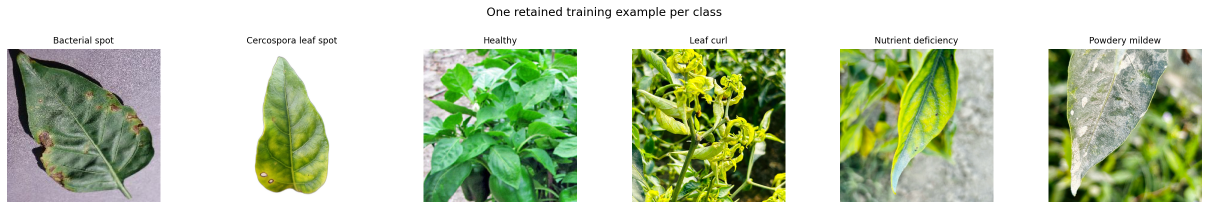
#> input picture website/trained_run/training_class_examples.png, 2416 x 418 px (shown at 1/2 size); its folder holds only this picture in this run
$ python -i dsp_walkthrough.py   (imports and definitions only)   (older library calls are emulated)
#> lines starting #> are read from the running program, lines starting #| are printed output that depends on the picture; after the words box and inside, x2 and y2 are one past the last pixel; in counts of white or black regions, pixels touching at a corner belong together
### pepper_model.py
"""Shared RGB/HSV features, grouped evaluation, and seven classical classifiers."""
import argparse
import hashlib
import json
import platform
from pathlib import Path

import cv2
import joblib
import mahotas
import numpy as np
import pandas as pd
import sklearn
from PIL import Image, ImageOps
from sklearn.ensemble import RandomForestClassifier
from sklearn.discriminant_analysis import LinearDiscriminantAnalysis
from sklearn.linear_model import LogisticRegression
from sklearn.metrics import accuracy_score, balanced_accuracy_score, classification_report, confusion_matrix
from sklearn.model_selection import StratifiedGroupKFold
from sklearn.naive_bayes import GaussianNB
from sklearn.neighbors import KNeighborsClassifier
from sklearn.pipeline import make_pipeline
from sklearn.preprocessing import StandardScaler
from sklearn.svm import SVC
from sklearn.tree import DecisionTreeClassifier

VERSION = 'rgb-hsv-masked-532-v1'
SIZE = 256
LABELS = ['bacterial_spot', 'healthy']
MULTICLASS_LABELS = ['bacterial_spot', 'cercospora_leaf_spot', 'healthy', 'leaf_curl',
                     'nutrient_deficiency', 'powdery_mildew']
MODEL_NAMES = ['Logistic Regression', 'Linear Discriminant Analysis', 'K-Nearest Neighbors',
               'Decision Tree', 'Random Forest', 'Gaussian Naive Bayes', 'Support Vector Machine']
DISPLAY_LABELS = {'bacterial_spot': 'Bacterial spot', 'healthy': 'Healthy',
                  'cercospora_leaf_spot': 'Cercospora leaf spot', 'leaf_curl': 'Leaf curl',
                  'nutrient_deficiency': 'Nutrient deficiency', 'powdery_mildew': 'Powdery mildew'}

def display_label(label):
    return DISPLAY_LABELS.get(str(label), str(label).replace('_', ' ').title())

# [6 lines left out: function condition_type, not called in this run]

def read_rgb(path):
    with Image.open(path) as im:
        return np.asarray(ImageOps.exif_transpose(im).convert('RGB'))

def preprocess(rgb):
    rgb = np.asarray(rgb)
    if rgb.ndim != 3 or rgb.shape[2] != 3 or rgb.dtype != np.uint8:
        raise ValueError('Expected an RGB uint8 image with three channels.')
    rgb = cv2.resize(rgb, (SIZE, SIZE), interpolation=cv2.INTER_AREA)
    smooth = cv2.GaussianBlur(rgb, (3, 3), 0.7)
    hsv = cv2.cvtColor(smooth, cv2.COLOR_RGB2HSV)
#> hsv: shape (256, 256, 3); mean H, S, V 30.9, 54.3, 204.5
    # Colour-based candidate leaf region. This is not a lesion annotation.
    green = cv2.inRange(hsv, (25, 35, 20), (100, 255, 255))
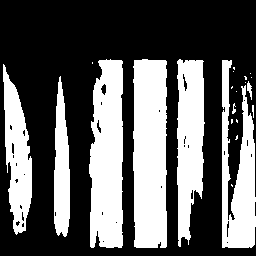
#> green: shape (256, 256); 37.2% white; 22 white regions (13 under 20 px), largest, box (x1, y1, x2, y2) and area: (133, 59, 167, 248) 6098, (89, 59, 123, 248) 5517, (177, 59, 205, 247) 3976
    brown = cv2.inRange(hsv, (5, 35, 15), (30, 255, 255))
#> brown: shape (256, 256); 1% white in thin lines or dots, all inside (x1, y1, x2, y2) = (3, 61, 254, 248)
    union = cv2.bitwise_or(green, brown)
#> union: shape (256, 256); 37.6% white; 22 white regions (12 under 20 px), largest, box (x1, y1, x2, y2) and area: (133, 59, 167, 248) 6110, (89, 59, 123, 248) 5517, (177, 59, 205, 247) 3976
    union = cv2.morphologyEx(union, cv2.MORPH_CLOSE, np.ones((5, 5), np.uint8))
#> union: shape (256, 256); 38.9% white; 8 white regions (2 under 20 px)
    contours, _ = cv2.findContours(union, cv2.RETR_EXTERNAL, cv2.CHAIN_APPROX_SIMPLE)
#> contours = 8 contours, 2 with area under 20; largest, box (x1, y1, x2, y2) and area: (133, 59, 167, 248) 5910, (89, 59, 123, 248) 5442, (222, 60, 256, 248) 4240, (177, 59, 205, 247) 3850, (3, 63, 32, 235) 2970, (54, 76, 70, 237) 1755
    mask = np.zeros(union.shape, np.uint8)
    if contours:
        # Filling the contour preserves dark / pale lesions inside the leaf.
        cv2.drawContours(mask, [max(contours, key=cv2.contourArea)], -1, 255, cv2.FILLED)
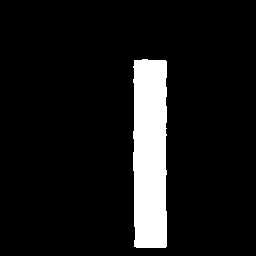
#> mask: shape (256, 256); 9.4% white; 1 white region, box (x1, y1, x2, y2) and area: (133, 59, 167, 248) 6128
    coverage = float(np.count_nonzero(mask) / mask.size)
#> coverage = 0.0935
    if coverage < 0.01:
        raise ValueError('Too little usable leaf colour. Try a clear, close photo of one leaf.')
    return rgb, smooth, hsv, mask, coverage

# [438 lines left out: functions extract_features, make_manifest, assign_splits, cached_features, training_views, wilson and 5 more, not called in this run]

# [12 lines that do not run on import are left out]

### dsp_walkthrough.py
"""Coursework plots of the shared feature pipeline; FFT/Sobel are diagnostics only."""
import cv2
import matplotlib.pyplot as plt
import numpy as np
import pandas as pd
from pepper_model import preprocess, extract_features


def plot_processing_stages(image):
    """Show channel order, colour coordinates, nonlinear masks and segmentation."""
    rgb, smooth, hsv, mask, coverage = preprocess(image)
#> coverage = 0.0935
    bgr = cv2.cvtColor(rgb, cv2.COLOR_RGB2BGR)
    restored = cv2.cvtColor(bgr, cv2.COLOR_BGR2RGB)
    np.testing.assert_array_equal(restored, rgb)
    green = cv2.inRange(hsv, (25, 35, 20), (100, 255, 255))
    brown = cv2.inRange(hsv, (5, 35, 15), (30, 255, 255))
    union = cv2.bitwise_or(green, brown)
    closed = cv2.morphologyEx(union, cv2.MORPH_CLOSE, np.ones((5, 5), np.uint8))
    segmented = rgb.copy()
    segmented[mask == 0] = 0
    gray = cv2.cvtColor(smooth, cv2.COLOR_RGB2GRAY)
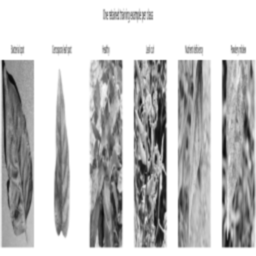
#> gray: shape (256, 256); min 10, max 255, mean 196.4
    gx = cv2.Sobel(gray, cv2.CV_32F, 1, 0, ksize=3)
    gy = cv2.Sobel(gray, cv2.CV_32F, 0, 1, ksize=3)
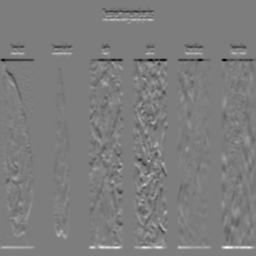
#> gy: shape (256, 256) float32; min -697, max 720, mean 0; drawn with min black and max white
    edge_magnitude = np.hypot(gx, gy)
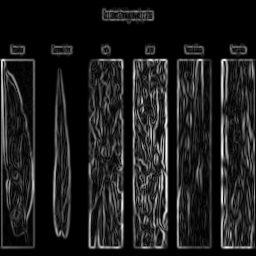
#> edge_magnitude: shape (256, 256) float32; min 0, max 766.2, mean 89.8; drawn with min black and max white
    log_spectrum = np.log1p(np.abs(np.fft.fftshift(np.fft.fft2(gray))))
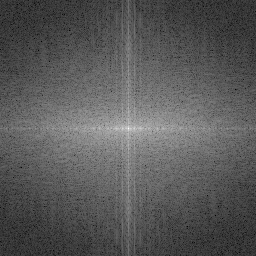
#> log_spectrum: shape (256, 256) float64; min 0.678, max 16.37, mean 6.18; drawn with min black and max white
    stages = [
        (rgb, '1. Resampled RGB: 256 x 256', None, None),
        (bgr, '2. BGR incorrectly shown as RGB\n(channel-order demonstration)', None, None),
        (restored, '3. Correct BGR -> RGB display', None, None),
        (smooth, '4. Gaussian smoothing\n3 x 3, sigma = 0.7 pixels', None, None),
        (hsv[:, :, 0], '5. Hue H: OpenCV range 0-179', 'hsv', (0, 179)),
        (hsv[:, :, 1], '6. Saturation S: 0-255', 'gray', (0, 255)),
        (hsv[:, :, 2], '7. Value V: 0-255', 'gray', (0, 255)),
        (gray, '8. Grayscale for texture', 'gray', (0, 255)),
        (green, '9. Green threshold mask', 'gray', (0, 255)),
        (brown, '10. Brown threshold mask', 'gray', (0, 255)),
        (union, '11. Mask union: bitwise OR', 'gray', (0, 255)),
        (closed, '12. Morphological closing', 'gray', (0, 255)),
        (mask, '13. Filled largest contour', 'gray', (0, 255)),
        (segmented, '14. Selected leaf pixels', None, None),
        (edge_magnitude, '15. Sobel edge magnitude\n(diagnostic only)', 'magma', None),
        (log_spectrum, '16. Log magnitude of 2-D DFT\n(diagnostic only)', 'magma', None),
    ]
    fig, axes = plt.subplots(4, 4, figsize=(15, 15))
    for axis, (pixels, title, colour_map, limits) in zip(axes.flat, stages):
        options = {'cmap': colour_map} if colour_map else {}
        if limits:
            options.update(vmin=limits[0], vmax=limits[1])
        axis.imshow(pixels, **options)
        axis.set_title(title, fontsize=10)
        axis.axis('off')
#> this loop made 16 passes
#> (title, colour_map, limits) on passes 5 to 13: ('5. Hue H: OpenCV range 0-179', 'hsv', (0, 179)), ('6. Saturation S: 0-255', 'gray', (0, 255)), ('7. Value V: 0-255', 'gray', (0, 255)), ('8. Grayscale for texture', 'gray', (0, 255)), ('9. Green threshold mask', 'gray', (0, 255)), ('10. Brown threshold mask', 'gray', (0, 255)), ('11. Mask union: bitwise OR', 'gray', (0, 255)), ('12. Morphological closing', 'gray', (0, 255)), ('13. Filled largest contour', 'gray', (0, 255))
#> (title, colour_map, limits) on passes 1, 3, 14: ('1. Resampled RGB: 256 x 256', None, None), ('3. Correct BGR -> RGB display', None, None), ('14. Selected leaf pixels', None, None)
    fig.suptitle(f'Actual leaf-processing pipeline; candidate mask coverage {coverage:.1%}', fontsize=15)
    fig.tight_layout(rect=(0, 0, 1, .97))
    arrays = {'rgb': rgb, 'bgr': bgr, 'smooth': smooth, 'hsv': hsv, 'mask': mask,
              'green': green, 'brown': brown, 'closed': closed, 'segmented': segmented,
              'edge_magnitude': edge_magnitude, 'log_spectrum': log_spectrum}
    return fig, arrays


# [65 lines left out: functions plot_filter_analysis, plot_feature_summary, not called in this run]

>>> import cv2
>>> picture = cv2.cvtColor(cv2.imread('website/trained_run/training_class_examples.png'), cv2.COLOR_BGR2RGB)
>>> result = plot_processing_stages(picture)
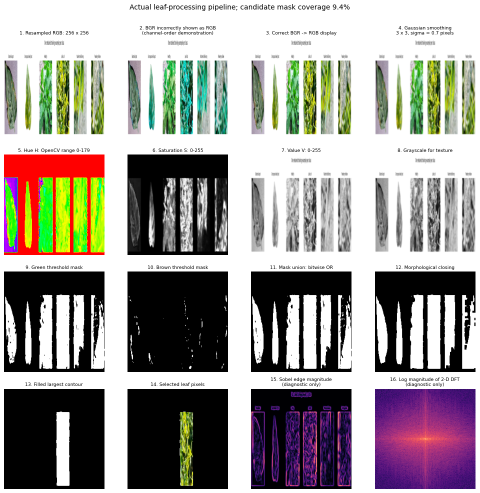
#> figure drawn by matplotlib, 16 panels; B, G, R data is drawn as R, G, B

$ run again, on website/trained_run/dsp_colour_histograms.png
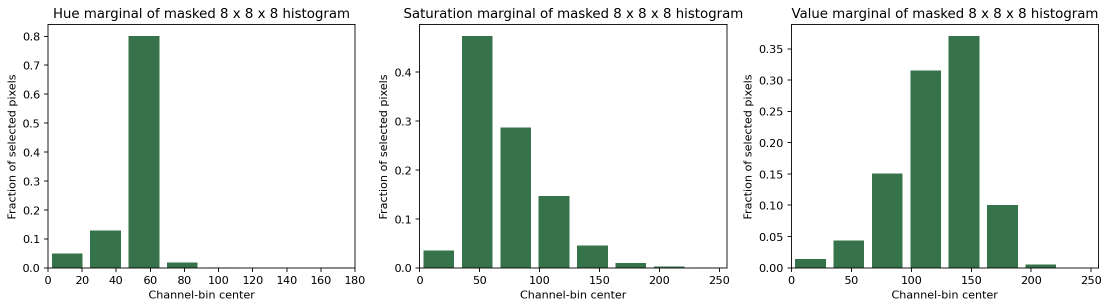
#> input picture website/trained_run/dsp_colour_histograms.png, 2219 x 616 px (shown at 1/2 size)
#> hsv: shape (256, 256, 3); mean H, S, V 12.3, 15.5, 230.6
#> in preprocess, `green = cv2.inRange(hsv, (25, 35, 20), (100, 255, 255))`:
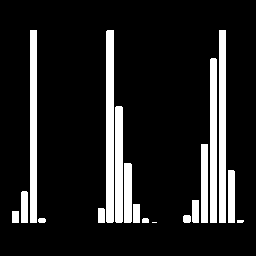
#> green: shape (256, 256); 13.1% white; 18 white regions (1 under 20 px), largest, box (x1, y1, x2, y2) and area: (106, 30, 114, 223) 1541, (30, 30, 37, 223) 1351, (219, 30, 226, 223) 1351
#> brown: shape (256, 256); every value is 0
#> union: shape (256, 256); 14.6% white; 3 white regions
#> contours = 3 contours; box (x1, y1, x2, y2) and area: (183, 30, 244, 223) 4078, (98, 30, 157, 223) 3212, (12, 30, 46, 223) 1566
#> mask: shape (256, 256); 6.6% white; 1 white region, box (x1, y1, x2, y2) and area: (183, 30, 244, 223) 4325
#> in preprocess, `coverage = float(np.count_nonzero(mask) / mask.size)`: coverage = 0.066
#> in plot_processing_stages, `log_spectrum = np.log1p(np.abs(np.fft.fftshift(np.fft.fft2(gray))))`:
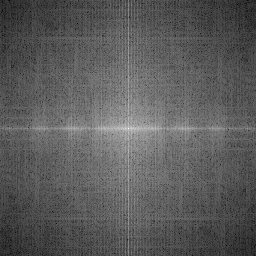
#> log_spectrum: shape (256, 256) float64; min 0.66, max 16.52, mean 6.37; drawn with min black and max white
#> the loop in plot_processing_stages, `for axis, (pixels, title, colour_map, limits) in zip(axes.flat, stages):` made 16 passes
#> (title, colour_map, limits) on passes 5 to 10: ('5. Hue H: OpenCV range 0-179', 'hsv', (0, 179)), ('6. Saturation S: 0-255', 'gray', (0, 255)), ('7. Value V: 0-255', 'gray', (0, 255)), ('8. Grayscale for texture', 'gray', (0, 255)), ('9. Green threshold mask', 'gray', (0, 255)), ('10. Brown threshold mask', 'gray', (0, 255))

$ run again, on website/trained_run/dsp_gaussian_frequency_response.png
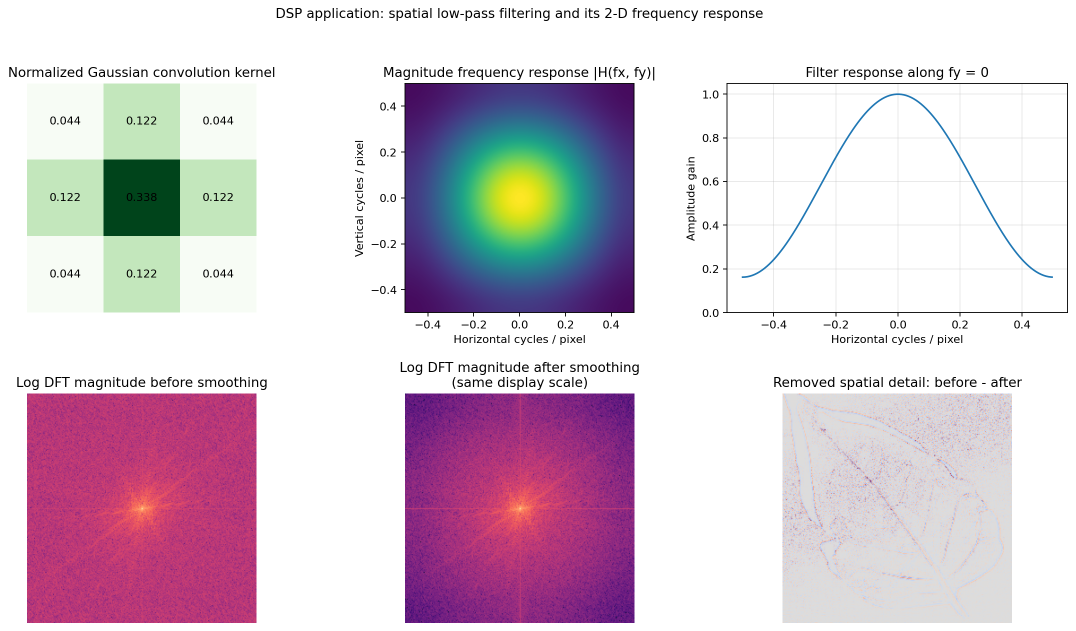
#> input picture website/trained_run/dsp_gaussian_frequency_response.png, 2151 x 1262 px (shown at 1/2 size)
#> hsv: shape (256, 256, 3); mean H, S, V 52, 45.2, 224.1
#> in preprocess, `green = cv2.inRange(hsv, (25, 35, 20), (100, 255, 255))`:
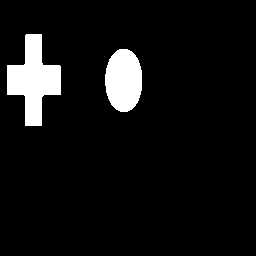
#> green: shape (256, 256); 7% white; 2 white regions, box (x1, y1, x2, y2) and area: (7, 34, 61, 126) 2679, (105, 49, 142, 112) 1877
#> brown: shape (256, 256); 0.16% white; 3 white regions (2 under 20 px), largest, box (x1, y1, x2, y2) and area: (120, 73, 128, 87) 92
#> union: shape (256, 256); 7% white; 4 white regions (2 under 20 px)
#> contours = 4 contours, 2 with area under 20; largest, box (x1, y1, x2, y2) and area: (7, 34, 61, 126) 2540, (105, 49, 142, 112) 1803
#> mask: shape (256, 256); 4.1% white; 1 white region, box (x1, y1, x2, y2) and area: (7, 34, 61, 126) 2679
#> in preprocess, `coverage = float(np.count_nonzero(mask) / mask.size)`: coverage = 0.0409
#> in plot_processing_stages, `log_spectrum = np.log1p(np.abs(np.fft.fftshift(np.fft.fft2(gray))))`:
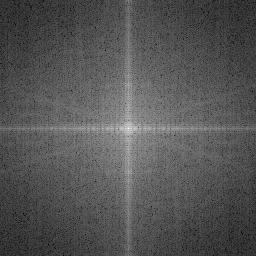
#> log_spectrum: shape (256, 256) float64; min 0.964, max 16.42, mean 6.13; drawn with min black and max white
#> the loop in plot_processing_stages, `for axis, (pixels, title, colour_map, limits) in zip(axes.flat, stages):` made 16 passes
#> (title, colour_map, limits) on passes 5 to 10: ('5. Hue H: OpenCV range 0-179', 'hsv', (0, 179)), ('6. Saturation S: 0-255', 'gray', (0, 255)), ('7. Value V: 0-255', 'gray', (0, 255)), ('8. Grayscale for texture', 'gray', (0, 255)), ('9. Green threshold mask', 'gray', (0, 255)), ('10. Brown threshold mask', 'gray', (0, 255))

$ run again, on website/trained_run/dsp_processing_stages.png
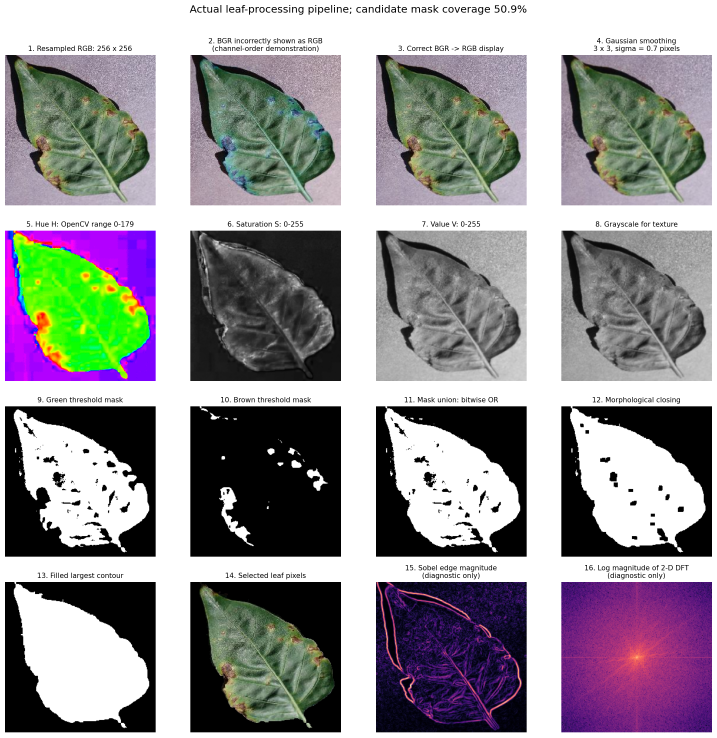
#> input picture website/trained_run/dsp_processing_stages.png, 2149 x 2212 px (shown at 1/3 size)
#> hsv: shape (256, 256, 3); mean H, S, V 38.4, 35.9, 159.5
#> green: shape (256, 256); 12.5% white; 6 white regions, box (x1, y1, x2, y2) and area: (71, 203, 120, 253) 1404, (5, 81, 54, 131) 1395, (71, 20, 119, 68) 1382, (203, 20, 252, 68) 1340, (137, 20, 186, 68) 1339, (4, 20, 53, 68) 1334
#> brown: shape (256, 256); 0.92% white in thin lines or dots, all inside (x1, y1, x2, y2) = (5, 20, 249, 251)
#> contours = 6 contours; box (x1, y1, x2, y2) and area: (71, 203, 120, 253) 1452, (5, 81, 54, 131) 1416, (137, 20, 186, 68) 1383, (4, 20, 53, 68) 1382, (71, 20, 119, 68) 1376, (203, 20, 252, 68) 1375
#> mask: shape (256, 256); 2.3% white; 1 white region, box (x1, y1, x2, y2) and area: (71, 203, 120, 253) 1526
#> in preprocess, `coverage = float(np.count_nonzero(mask) / mask.size)`: coverage = 0.0233
#> in plot_processing_stages, `log_spectrum = np.log1p(np.abs(np.fft.fftshift(np.fft.fft2(gray))))`:
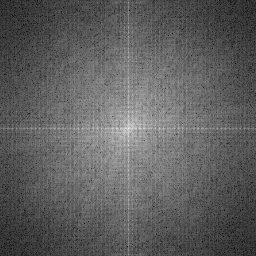
#> log_spectrum: shape (256, 256) float64; min 1.08, max 16.09, mean 6.68; drawn with min black and max white
#> the loop in plot_processing_stages, `for axis, (pixels, title, colour_map, limits) in zip(axes.flat, stages):` made 16 passes
#> (title, colour_map, limits) on passes 5 to 10: ('5. Hue H: OpenCV range 0-179', 'hsv', (0, 179)), ('6. Saturation S: 0-255', 'gray', (0, 255)), ('7. Value V: 0-255', 'gray', (0, 255)), ('8. Grayscale for texture', 'gray', (0, 255)), ('9. Green threshold mask', 'gray', (0, 255)), ('10. Brown threshold mask', 'gray', (0, 255))
